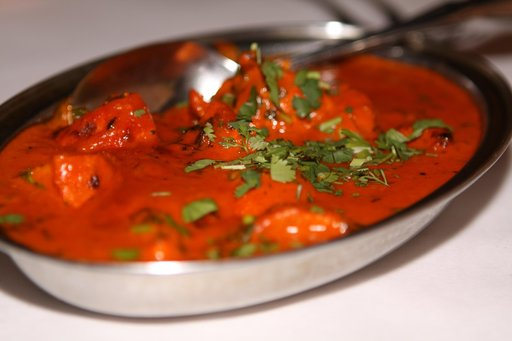
#> input picture dataset/chicken_curry/1040283.jpg, 512 x 341 px
$ python concurrent_futures_thread.py   (older library calls are emulated)
#> lines starting #> are read from the running program, lines starting #| are printed output that depends on the picture
### utils.py
import os
import cv2
from filters import grayscale, gaussian_blur, sobel_edge, sharpen, adjust_brightness

def process_image(img_path, output_dir):
    # Reads an image, applies a sequence of image processing filters and saves the result.
    try:
        # Load the image from the given file path
        img = cv2.imread(img_path)
        if img is None:
            return False

        # Apply image processing filters sequentially
        gray = grayscale(img)
        blur = gaussian_blur(gray)
        edge = sobel_edge(blur)
        sharp = sharpen(blur)
        final = adjust_brightness(sharp)

        # Create output directory and save the processed image
        os.makedirs(output_dir, exist_ok=True)
        filename = os.path.basename(img_path)
        output_path = os.path.join(output_dir, filename)
        cv2.imwrite(output_path, final)

        return True

    except Exception as e:
        # Handle and report any errors during image processing
        print(f"Error processing {img_path}: {e}")
        return False

### filters.py
import cv2
import numpy as np

def grayscale(img):
    # Converts a color image into grayscale to simplify processing.
    return cv2.cvtColor(img, cv2.COLOR_BGR2GRAY)

def gaussian_blur(img):
    # Applies Gaussian blur to reduce noise in the image.
    return cv2.GaussianBlur(img, (3, 3), 0)

def sobel_edge(img):
    # Detects edges by computing intensity gradients in both x and y directions.
    grad_x = cv2.Sobel(img, cv2.CV_64F, 1, 0)
    grad_y = cv2.Sobel(img, cv2.CV_64F, 0, 1)
    return cv2.convertScaleAbs(grad_x + grad_y)

def sharpen(img):
    # Sharpens the image by enhancing edges using a convolution kernel.
    kernel = np.array([[0, -1, 0],
                       [-1, 5, -1],
                       [0, -1, 0]])
    return cv2.filter2D(img, -1, kernel)

def adjust_brightness(img, value=30):
    # Adjusts the image brightness by adding a constant intensity value.
    return cv2.convertScaleAbs(img, alpha=1, beta=value)

### concurrent_futures_thread.py
import os
import time
from concurrent.futures import ThreadPoolExecutor
from utils import process_image

# Directory containing the input image dataset
DATASET_DIR = "dataset"

# Base directory for output images processed using concurrent.futures
OUTPUT_BASE = os.path.join("output", "cf")

def get_images():
    # Collects all .jpg image file paths from the dataset directory.
    images = []
    for root, _, files in os.walk(DATASET_DIR):
        for f in files:
            if f.lower().endswith((".jpg")):
                images.append(os.path.join(root, f))
    return images

def wrapper(args):
    # Unpacks arguments and calls the image processing function.
    img_path, out_dir = args
    return process_image(img_path, out_dir)

if __name__ == "__main__":
    # Retrieve all image paths and count total images
    images = get_images()
    total_images = len(images)

    print("================================================")
    print("MODE : CONCURRENT.FUTURES THREADS (AUTO 2,4,8)")
    print("================================================")

    # Execute image processing using different numbers of worker threads
    for workers in [2, 4, 8]:
        output_dir = os.path.join(OUTPUT_BASE, f"{workers}_workers")
        os.makedirs(output_dir, exist_ok=True)

        # Record the start time
        start = time.time()

        # Create a thread pool executor to run tasks concurrently using threads
        with ThreadPoolExecutor(max_workers=workers) as executor:
            results = list(executor.map(wrapper, [(img, output_dir) for img in images]))

        # Record the end time
        end = time.time()

        # Count successful and failed image processing results
        success = sum(1 for r in results if r)
        fail = total_images - success

        print(f"\n--- WORKERS: {workers} ---")
        print(f"TOTAL IMAGES   : {total_images}")
        print(f"SUCCESS        : {success}")
        print(f"FAILED         : {fail}")
        print(f"TIME (seconds) : {end - start:.3f}")
#> this loop made 3 passes
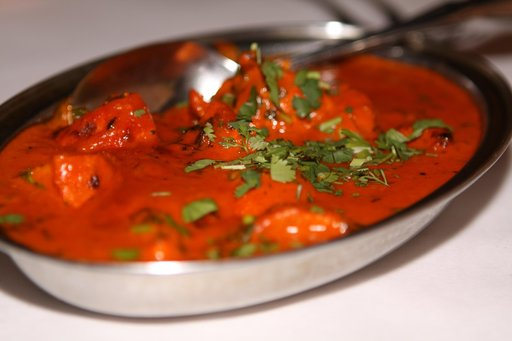
#> input picture dataset/chicken_curry/1040283.jpg, 512 x 341 px
#> pass 1, in process_image, `gray = grayscale(img)`:
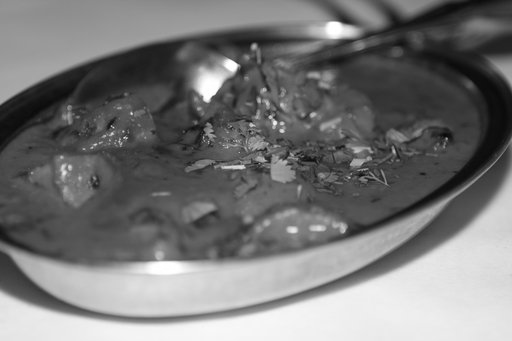
#> gray: shape (341, 512); min 8, max 255, mean 118.6
#> pass 1, in sobel_edge, `grad_x = cv2.Sobel(img, cv2.CV_64F, 1, 0)`:
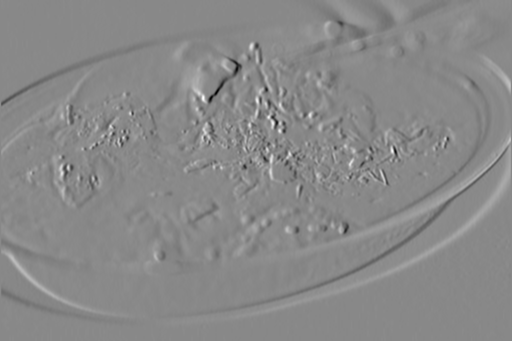
#> grad_x: shape (341, 512) float64; min -425, max 367, mean 0.5; drawn with min black and max white
#> pass 1, in sobel_edge, `grad_y = cv2.Sobel(img, cv2.CV_64F, 0, 1)`:
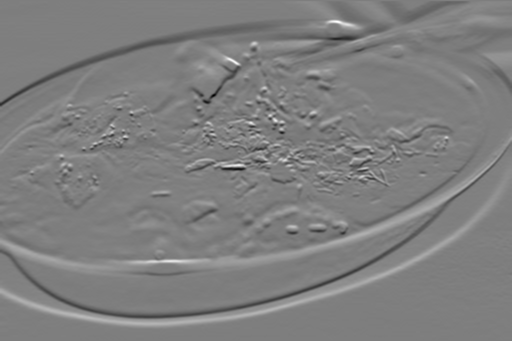
#> grad_y: shape (341, 512) float64; min -453, max 460, mean 2.8; drawn with min black and max white
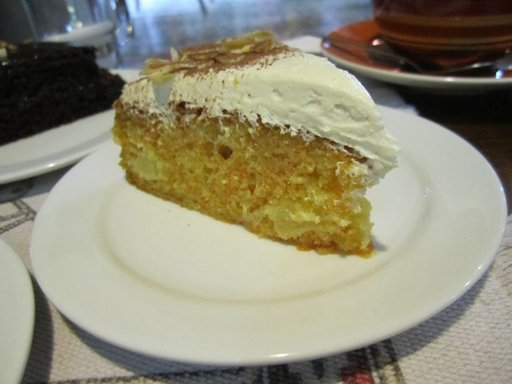
#> input picture dataset/carrot_cake/109681.jpg, 512 x 384 px

    print("\nAll concurrent.futures thread experiments completed.")
